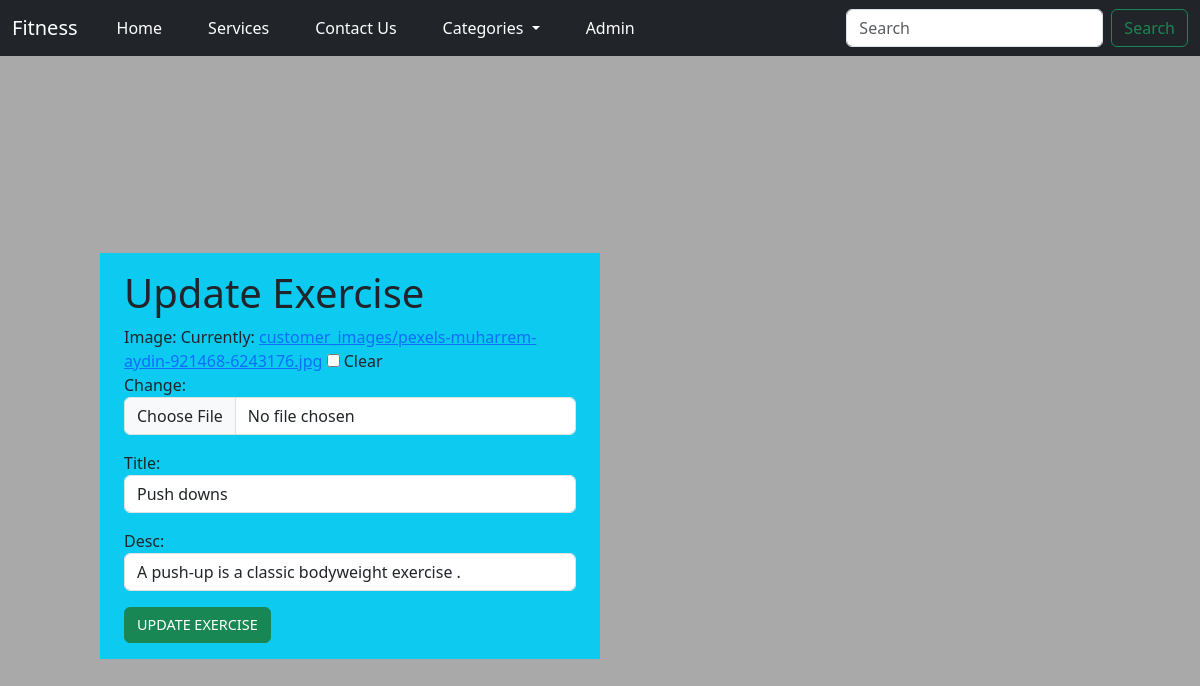
The page /update/14/ on the database its author committed.
### fitness/models.py (models this page shows, shortened)
class Exercise(models.Model):
    image = models.ImageField(upload_to='customer_images/', blank=True)
    title = models.CharField(max_length=20)
    desc = models.CharField(max_length=60)

### fitness/views.py (the view)
# urls.py: path('update/<int:id>/', views.update, name='update')
def update(request,id):
    exercise = get_object_or_404(Exercise, id=id)
    if request.method == 'POST':
        form = ExerciseForm(request.POST, request.FILES, instance=exercise)
        if form.is_valid():
            form.save()
            if 'image' in request.FILES:
                file_name = os.path.basename(request.FILES['image'].name)
                messages.success(request, f'Exercise updated successfully! {file_name} uploaded')
            else:
                messages.error(request, 'Exercise details updated successfully')
            return redirect('admin_services')
        else:
            messages.error(request, 'Please confirm your changes')
    else:
        form = ExerciseForm(instance=exercise)
    return render(request, 'update.html',{'form':form,'customer':exercise})

### fitness/forms.py
class ExerciseForm(forms.ModelForm):
    class Meta:
        model = Exercise
        fields = '__all__'
        widgets = {
            'title': forms.TextInput(attrs={'class': 'form-control', 'placeholder': 'Enter your title'}),
            'desc': forms.TextInput(attrs={'class': 'form-control', 'placeholder': 'Enter your Description'}),
            'image': forms.ClearableFileInput(attrs={
                'class': 'form-control',
                'accept': 'images/*',
                'title': 'Upload your image here'})
        }

### fitness/templates/update.html (shortened to what this page needs)
{% extends 'base.html' %}
{% load static %}
{% block body %}
   <div class="row">
       <div class="col-md-6 bg-info py-3 px-4">
           <h1>Update Exercise</h1>
            <form action="" method="POST" enctype="multipart/form-data">
    {{ form.as_p }}
    <button type="submit" class="btn btn-success"> UPDATE EXERCISE</button>
    </form>
       </div>
   </div>
{% endblock body %}

### fitness/static/css/style.css (style rules this page uses)
* { margin: 0; padding: 0; box-sizing: border-box; }
body { font-family: Arial, sans-serif; line-height: 1.6; background-color: #e61414; }

### fitness/templates/base.html (style rules this page uses)
html, body { height: 100%; margin: 0; background-color: darkgray; }
.row { display: flex; justify-content: center; align-items: center; height: 100vh; }
.col-md-6 { width: 100%; max-width: 500px; }
.btn-success { padding: 6px 12px; font-size: 0.9rem; width: auto; }

### rows shown on the page
Exercise: title "Push downs", desc "A push-up is a classic bodyweight exercise ."
